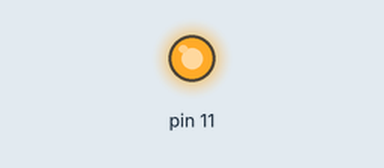
Recording of a program running on a simulated Raspberry Pi (header pin numbers). On the bench: output pins drawn as LEDs (lit = HIGH). At 0.0 s the program stops and its outputs stay as they are.

Above: at 0.1 s.
Timing chart, 0 to 1.5 s (numbered marks = the images above):
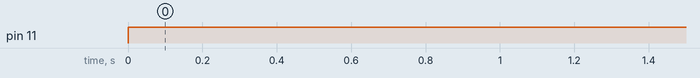

Measured:
- by itself, pin 11: LOW → HIGH at 0.00 s

The program:

acende.py
```python
#-*- coding: utf-8 -*-
import RPi.GPIO as GPIO
import time

#configurando como BOARD, Pinos Físicos
GPIO.setmode(GPIO.BOARD)

#Configurando a direção do Pino
GPIO.setup(11, GPIO.OUT) #usei 11 pois meu setmode é board, se estivesse usando BCM seria 17
#Ligando o led
GPIO.output(11, GPIO.HIGH)
```
